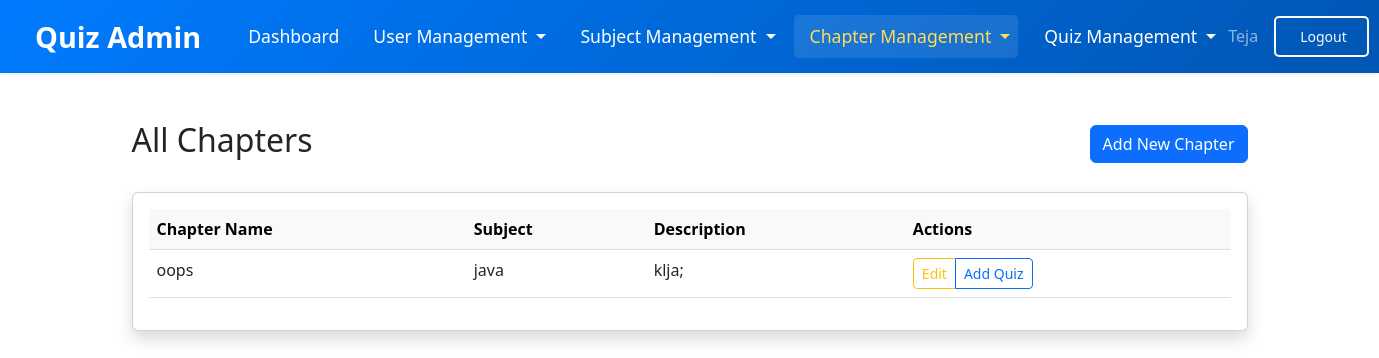
The app's page /admin/chapters (signed in), older data.
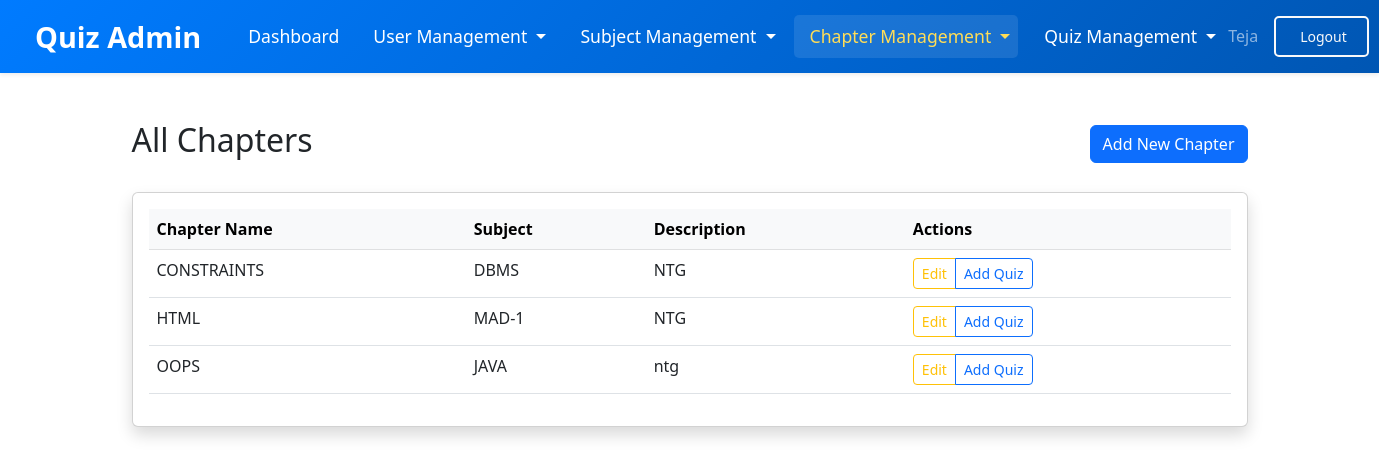
The same page, newer data.
### models/models.py (models this page shows)
class Chapter(db.Model , UserMixin):
    __tablename__ = 'chapter'
    id = db.Column(db.Integer,primary_key = True , autoincrement=True)
    name = db.Column(db.String(150), nullable=False)
    description = db.Column(db.Text)
    subject_id = db.Column(db.Integer, db.ForeignKey('subject.id'), nullable=False)
    quizzes = db.relationship('Quiz', backref='chapter', lazy=True, cascade='all, delete-orphan')

class Subject(db.Model , UserMixin):
    __tablename__ = 'subject'
    id = db.Column(db.Integer,primary_key = True , autoincrement=True)
    name = db.Column(db.String(150))
    description = db.Column(db.Text)
    created_time = db.Column(db.DateTime, default=datetime.utcnow)
    chapters = db.relationship('Chapter', backref='subject', lazy=True, cascade='all, delete-orphan')

### models/admin.py (the view)
@admin.route('/chapters', methods=['GET'])
@login_required
@admin_required
def view_all_chapters():
    chapters = Chapter.query.all()
    return render_template('admin/view_all_chapters.html', user=current_user, chapters=chapters)

### models/__init__.py (called while the page is built)
def create_app():
    app = Flask(__name__, template_folder=r'C:\Users\DELL\OneDrive\Desktop\quiz-app(final)\quiz-application\templates')
    app.config['SECRET_KEY'] = '24f1005262'
    app.config['SQLALCHEMY_DATABASE_URI'] = f'sqlite:///{DB_NAME}'
    app.config['SQLALCHEMY_TRACK_MODIFICATIONS'] = False
    db.init_app(app)
    l_manager = LoginManager()
    l_manager.login_view = 'auth.login'
    l_manager.init_app(app)
    from .models import User
    @l_manager.user_loader
    def load_user(id):
        return User.query.get(int(id))
    from .auth import auth
    from .views import views
    from .admin import admin
    app.register_blueprint(auth, url_prefix='/')
    app.register_blueprint(views, url_prefix='/')
    app.register_blueprint(admin, url_prefix='/admin')
    create_database(app)
    create_admin(app)
    return app

### models/admin.py (called while the page is built)
def admin_required(f):
    @wraps(f)
    def decorated_function(*args, **kwargs):
        if not current_user.is_authenticated or not current_user.is_admin:
            flash('Access denied. Admin privileges required.', category='error')
            return redirect(url_for('views.home'))
        return f(*args, **kwargs)
    return decorated_function

### templates/admin/view_all_chapters.html (shortened to what this page needs)
{% extends "admin/admin_layout.html" %}
{% block admin_content %}
<div class="container py-4">
    <div class="d-flex justify-content-between align-items-center mb-4">
        <h2>All Chapters</h2>
        <div>
            <a href="{{ url_for('admin.add_chapter') }}" class="btn btn-primary">
                 Add New Chapter
            </a>
        </div>
    </div>
    <div class="card shadow">
        <div class="card-body">
            <div class="table-responsive">
                <table class="table table-hover">
                    <thead class="table-light">
                        <tr>
                            <th>Chapter Name</th>
                            <th>Subject</th>
                            <th>Description</th>
                            <th>Actions</th>
                        </tr>
                    </thead>
                    <tbody>
                        {% for chapter in chapters %}
                        <tr>
                            <td>{{ chapter.name }}</td>
                            <td>{{ chapter.subject.name }}</td>
                            <td>{{ chapter.description }}</td>
                            <td>
                                <div class="btn-group" role="group">
                                    <a href="{{ url_for('admin.edit_chapter', chapter_id=chapter.id) }}" class="btn btn-sm btn-outline-warning">
                                         Edit
                                    </a>
                                    <a href="{{ url_for('admin.quiz_form', subject_id=chapter.subject_id) }}" class="btn btn-sm btn-outline-primary">
                                         Add Quiz
                                    </a>
                                </div>
                            </td>
                        </tr>
                        {% endfor %}
                    </tbody>
                </table>
            </div>
        </div>
    </div>
</div>
{% endblock admin_content %}

Row changes from the older to the newer data that the page shows:
removed Chapter: name "oops", subject.name "java", description "klja;"
added Chapter: name "CONSTRAINTS", subject.name "DBMS", description "NTG"
added Chapter: name "HTML", subject.name "MAD-1", description "NTG"
added Chapter: name "OOPS", subject.name "JAVA", description "ntg"
